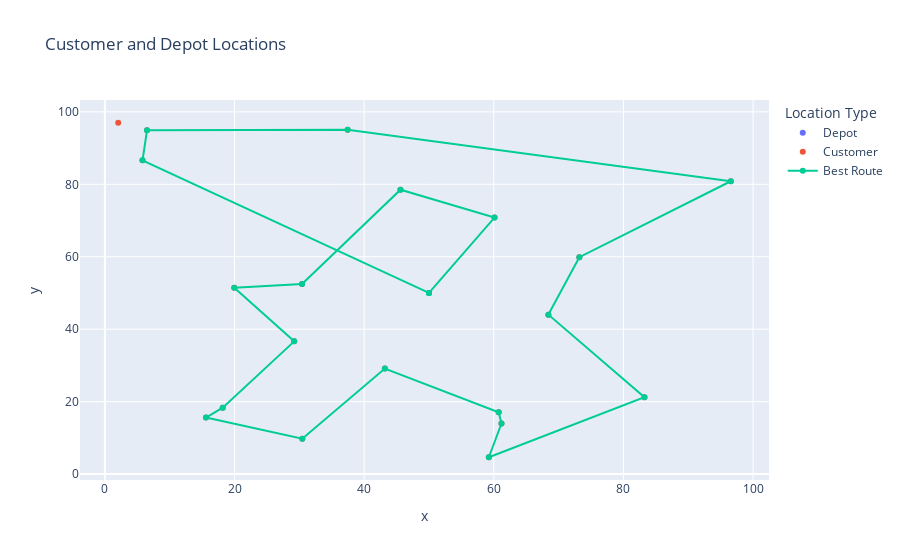

Notebook code cell kept with this figure:
### Code cell
import plotly.express as px
import plotly.graph_objects as go

# Run the genetic algorithm
generations = 30
for _ in range(generations):
    population = evolve(population, coords_df)

# Find the best route
fitness_scores = [distance(ind, coords_df) for ind in population]
best_route_idx = np.argmin(fitness_scores)
best_route = population[best_route_idx]
print("Best Route: ", best_route)
print("Best Route Distance: ", fitness_scores[best_route_idx])

fig = px.scatter(coords_df, x='x', y='y', color=['Depot'] + ['Customer']*num_customers, 
                 labels={'color': 'Location Type'}, title='Customer and Depot Locations')

route_coords = coords_df.iloc[best_route]

fig.add_trace(
    go.Scatter(
        x=route_coords['x'], 
        y=route_coords['y'], 
        mode='lines+markers', 
        name='Best Route'
    )
)

fig.show()

### Figure 1 — Plotly figure (JSON) as saved in the notebook; plotly's stock layout.template omitted (floating-point values rounded to 4 significant figures)
{"data": [{"hovertemplate": "Location Type=Depot<br>x=%{x}<br>y=%{y}<extra></extra>", "legendgroup": "Depot", "marker": {"color": "#636efa", "symbol": "circle"}, "mode": "markers", "name": "Depot", "orientation": "v", "showlegend": true, "type": "scatter", "x": [50], "xaxis": "x", "y": [50], "yaxis": "y"}, {"hovertemplate": "Location Type=Customer<br>x=%{x}<br>y=%{y}<extra></extra>", "legendgroup": "Customer", "marker": {"color": "#EF553B", "symbol": "circle"}, "mode": "markers", "name": "Customer", "orientation": "v", "showlegend": true, "type": "scatter", "x": [37.45, 73.2, 15.6, 5.808, 60.11, 2.058, 83.24, 18.18, 30.42, 43.19, 61.19, 29.21, 45.61, 19.97, 59.24, 60.75, 6.505, 96.56, 30.46, 68.42], "xaxis": "x", "y": [95.07, 59.87, 15.6, 86.62, 70.81, 96.99, 21.23, 18.34, 52.48, 29.12, 13.95, 36.64, 78.52, 51.42, 4.645, 17.05, 94.89, 80.84, 9.767, 44.02], "yaxis": "y"}, {"mode": "lines+markers", "name": "Best Route", "type": "scatter", "x": [50, 60.11, 45.61, 30.42, 19.97, 29.21, 18.18, 15.6, 30.46, 43.19, 60.75, 61.19, 59.24, 83.24, 68.42, 73.2, 96.56, 37.45, 6.505, 5.808, 50], "y": [50, 70.81, 78.52, 52.48, 51.42, 36.64, 18.34, 15.6, 9.767, 29.12, 17.05, 13.95, 4.645, 21.23, 44.02, 59.87, 80.84, 95.07, 94.89, 86.62, 50]}], "layout": {"legend": {"title": {"text": "Location Type"}, "tracegroupgap": 0}, "title": {"text": "Customer and Depot Locations"}, "xaxis": {"anchor": "y", "domain": [0, 1], "title": {"text": "x"}}, "yaxis": {"anchor": "x", "domain": [0, 1], "title": {"text": "y"}}}}
